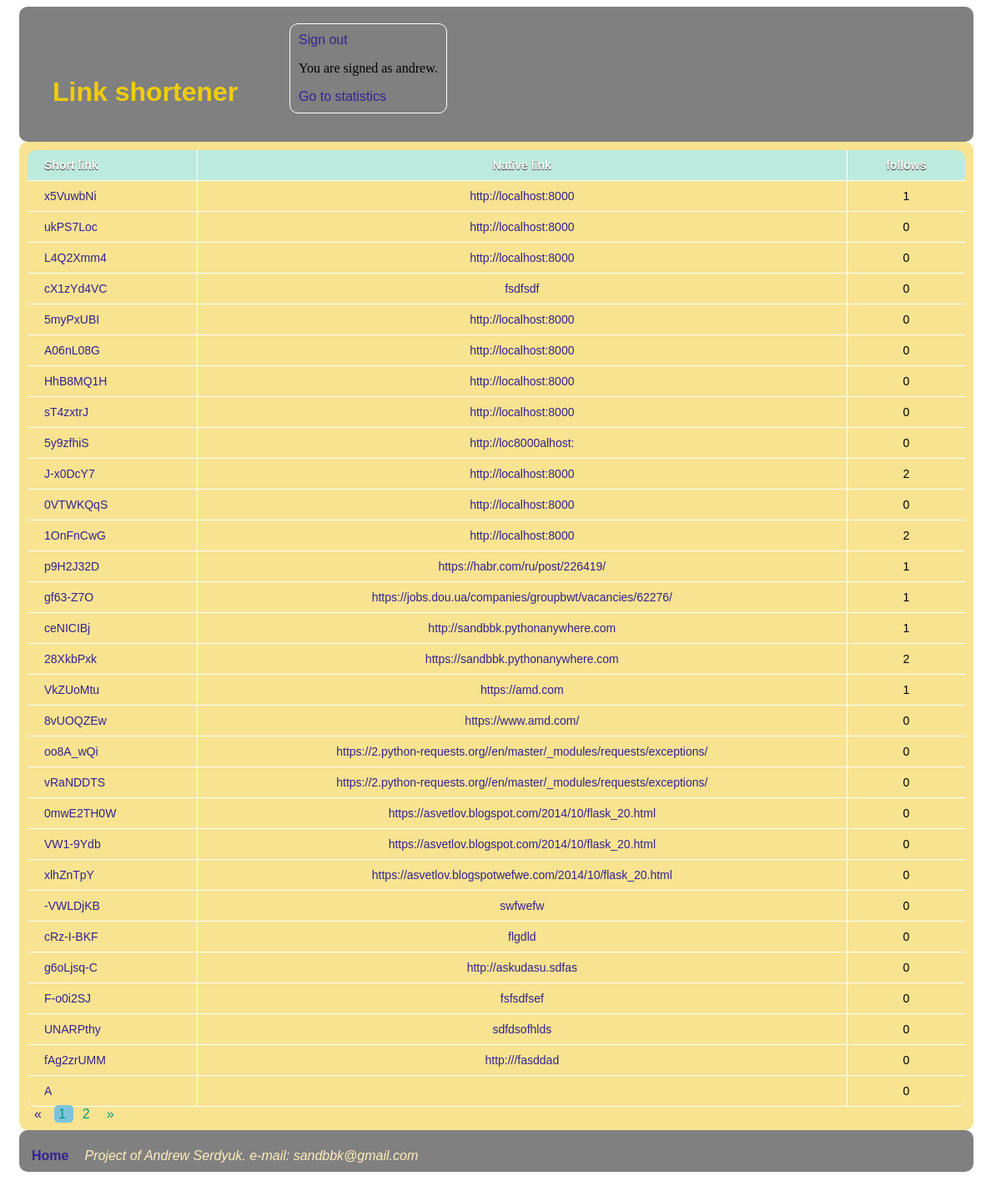
Page /stat (signed in) on the committed database.
### short/models.py (models this page shows)
class Link(models.Model):
    nativelink = models.ForeignKey(NativeLink, on_delete=models.CASCADE, db_index=True)
    short_link = models.CharField(max_length=32, db_index=True)
    user = models.ForeignKey(User, on_delete=models.CASCADE, blank=True, null=True)
    follow = models.IntegerField(default=0)

class NativeLink(models.Model):
    nativelink = models.CharField(max_length=32, db_index=True)

### short/views.py (the view)
# urls.py: path('stat', views.stat, name='stat'),
def stat(request):
    user = request.user
    if user.is_anonymous:
        return render(request, 'short/message.html', {'msg': 'Please, sign in!'})
    links = Link.objects.all().select_related('nativelink')
    pages = Paginator(links, 30)
    num_page = request.GET.get('page')
    try:
        page_content = pages.page(num_page)
    except PageNotAnInteger:
        page_content = pages.page(1)
    except EmptyPage:
        page_content = pages.page(pages.num_pages)
    p_list = p_range(pages, num_page)
    return render(request, 'short/stat.html', {'links': page_content, 'p_list': p_list})

### short/views.py (called while the page is built)
def p_range(pages, num_page):   # returns  convenient list of page-numbers;
    p_set = {1, pages.num_pages}
    try:
        num_page = int(num_page)
    except (ValueError, TypeError):
        num_page = 1
    base_set = set(pages.page_range)
    p_set.update(range(num_page - 5, num_page + 6))
    p_set.update(range(0, pages.num_pages, 50))
    p_set.intersection_update(base_set)
    return sorted(list(p_set))

### short/templates/short/stat.html
{% extends 'short/main.html' %}
    {% block main %}
       <table>
                 <tr>
                     <th>Short link</th>
                     <th>Native link</th>
                     <th>follows</th>
                </tr>
        {% for one in links %}
                <tr>
                    <td><a href="{{ one.short_link }}">{{ one.short_link }}</a></td>
                    <td><a href="{{ one.nativelink.nativelink }}">{{ one.nativelink.nativelink }}</a></td>
                    <td>{{ one.follow }}</td>
                </tr>
        {% endfor %}
    </table>
    <div class="paginator">
               {% if links.has_previous %}
                <span class="active">
                    <a href="?page={{links.previous_page_number}}">&laquo;</a>
                </span>
                {% else %}
                    <span class="unactive">
                        <a href="">&laquo;</a>
                    </span>
                {% endif %}
                {% for num in p_list %}
                    {% if num == links.number %}
                        <span class="this">
                            <a href="?page={{num}}">{{num}}</a>
                        </span>
                    {% else %}
                        <span>
                            <a href="?page={{num}}">{{num}}</a>
                        </span>
                    {% endif %}
                {% endfor %}
                {% if links.has_next %}
                <span class="active">
                    <a href="?page={{links.next_page_number}}">&raquo;</a>
                </span>
                 {% else %}
                    <span class="unactive">
                        <a href="">&raquo;</a>
                    </span>
                {% endif %}
    </div>
    {% endblock %}

### short/templates/short/main.html (shortened to what this page needs)
<!DOCTYPE html>
<html lang="en">
{% load static %}
<head>
    <link rel="stylesheet" href="{% static '/css/short.css' %}">
</head>
<body>
<div class="page-header">
    <div>
        <h1 class="name"><a href="/">Link shortener</a></h1>
    </div>
    <div class="login">
          {% if user.is_authenticated %}
            <a href="{% url 'signout' %}?next={{request.path}}">Sign out</a>
            <p>You are signed as {{user}}.</p>
            <a href="{% url 'stat' %}">Go to statistics</a>
          {% else %}
            <a href="{% url 'signin' %}?next={{request.path}}">Sign in</a>
            <a href="{%url 'signup' %}?next={{request.path}}">Sign up</a>
          {% endif %}
     </div>
</div>
<div class="main">
{% block main %}{% endblock %}
</div>
<div class = "footer">
           <div>
               <a href="/"><h4>Home</h4></a>
           </div>
           <div>
               <address>Project of Andrew Serdyuk.    e-mail: sandbbk@gmail.com</address>
           </div>
       </div>
</body>
</html>

### short/static/css/short.css (style rules this page uses)
html, body { height: 100%; }
h1 a { color : #f1CC09; font-family: arial; text-decoration: none; }
body { position: relative; padding-left: 15px; padding-right: 25px; margin-bottom: 0px; }
.page-header { background-color: grey; padding: 20px 20px 20px 40px; border-radius: 10px; border-spacing: 0; }
.name { width: 250px; }
.page-header div { display: inline-block; }
.login { position: relative; border: 1px double white; margin-left: 30px; padding: 10px; border-radius: 10px; }
a { color: #332291; font-family: arial; text-decoration: none; }
.main { padding: 10px 10px 10px 10px; background: #F8E391; margin-bottom: 0px; min-height: 100%; height: auto; border-radius: 10px; }
.main div { display: block; }
table { font-family: "Lucida Sans Unicode", "Lucida Grande", Sans-Serif; font-size: 14px; border-radius: 10px; border-spacing: 0; text-align: center; width: 100%; }
th { background: #BCEBDD; color: white; text-shadow: 0 1px 1px #2D2020; padding: 10px 20px; }
th, td { border-style: solid; border-width: 0 1px 1px 0; border-color: white; }
th:first-child, td:first-child { text-align: left; }
th:first-child { border-top-left-radius: 10px; }
th:last-child { border-top-right-radius: 10px; border-right: none; }
td { padding: 10px 20px; background: #F8E391; }
tr:last-child td:first-child { border-radius: 0 0 0 10px; }
tr:last-child td:last-child { border-bottom-right-radius: 10px; }
tr td:last-child { border-right: none; }
.paginator { position: relative; display: inline-block; bottom: 0px; }
.paginator span { margin: 3px; padding: 2px 5px 2px 5px; }
.paginator span.this { background: #7fc2dc; padding: 2px 5px 2px 5px; border-radius: 5px; }
.paginator span a { color: #009977; text-align: center; }
.paginator span.unactive { pointer-events: none; }
.footer { position: relative; height: 50px; margin-bottom: 0; background: grey; display: block; border-radius: 10px; border-spacing: 0; }
.footer div { display: inline-block; margin-left: 15px; font-family: arial; color: #ffeebb; }

### rows in the picture
Link: short_link "x5VuwbNi", nativelink.nativelink "http://localhost:8000", follow "1"
Link: short_link "ukPS7Loc", nativelink.nativelink "http://localhost:8000", follow "0"
Link: short_link "L4Q2Xmm4", nativelink.nativelink "http://localhost:8000", follow "0"
Link: short_link "cX1zYd4VC", nativelink.nativelink "fsdfsdf", follow "0"
Link: short_link "5myPxUBI", nativelink.nativelink "http://localhost:8000", follow "0"
Link: short_link "A06nL08G", nativelink.nativelink "http://localhost:8000", follow "0"
Link: short_link "HhB8MQ1H", nativelink.nativelink "http://localhost:8000", follow "0"
Link: short_link "sT4zxtrJ", nativelink.nativelink "http://localhost:8000", follow "0"
Link: short_link "5y9zfhiS", nativelink.nativelink "http://loc8000alhost:", follow "0"
Link: short_link "J-x0DcY7", nativelink.nativelink "http://localhost:8000", follow "2"
Link: short_link "0VTWKQqS", nativelink.nativelink "http://localhost:8000", follow "0"
Link: short_link "1OnFnCwG", nativelink.nativelink "http://localhost:8000", follow "2"
Link: short_link "p9H2J32D", nativelink.nativelink "https://habr.com/ru/post/226419/", follow "1"
Link: short_link "gf63-Z7O", nativelink.nativelink "https://jobs.dou.ua/companies/groupbwt/vacancies/62276/", follow "1"
Link: short_link "ceNICIBj", nativelink.nativelink "http://sandbbk.pythonanywhere.com", follow "1"
Link: short_link "28XkbPxk", nativelink.nativelink "https://sandbbk.pythonanywhere.com", follow "2"
Link: short_link "VkZUoMtu", nativelink.nativelink "https://amd.com", follow "1"
Link: short_link "8vUOQZEw", nativelink.nativelink "https://www.amd.com/", follow "0"
Link: short_link "oo8A_wQi", nativelink.nativelink "https://2.python-requests.org//en/master/_modules/requests/exceptions/", follow "0"
Link: short_link "vRaNDDTS", nativelink.nativelink "https://2.python-requests.org//en/master/_modules/requests/exceptions/", follow "0"
Link: short_link "0mwE2TH0W", nativelink.nativelink "https://asvetlov.blogspot.com/2014/10/flask_20.html", follow "0"
Link: short_link "VW1-9Ydb", nativelink.nativelink "https://asvetlov.blogspot.com/2014/10/flask_20.html", follow "0"
Link: short_link "xlhZnTpY", nativelink.nativelink "https://asvetlov.blogspotwefwe.com/2014/10/flask_20.html", follow "0"
Link: short_link "-VWLDjKB", nativelink.nativelink "swfwefw", follow "0"
Link: short_link "cRz-I-BKF", nativelink.nativelink "flgdld", follow "0"
Link: short_link "g6oLjsq-C", nativelink.nativelink "http://askudasu.sdfas", follow "0"
Link: short_link "F-o0i2SJ", nativelink.nativelink "fsfsdfsef", follow "0"
Link: short_link "UNARPthy", nativelink.nativelink "sdfdsofhlds", follow "0"
Link: short_link "fAg2zrUMM", nativelink.nativelink "http:///fasddad", follow "0"
Link: short_link "A", follow "0"

### other values in the picture
{{ user }} "andrew"
{{ num }} "1"
{{ num }} "2"
